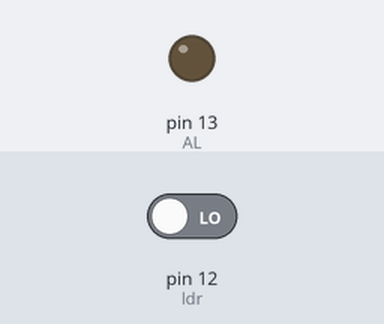
The sketch below on a simulated Arduino Uno, built with avr-gcc and run on an emulated ATmega328P. On the bench: output pins drawn as LEDs (lit = HIGH). Inputs (shaded band) come from the test bench; at power-on: pin 12 (ldr) LOW.

Above: at 1.2 s.
1.3 s: pin 12 (ldr) driven HIGH
At 1.7 s:
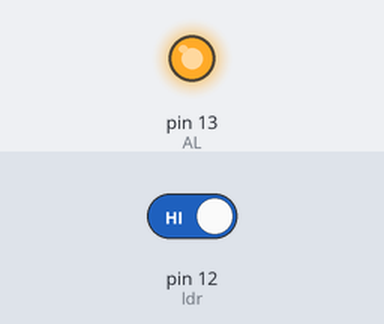
2.8 s: pin 12 (ldr) driven LOW
At 4.0 s:
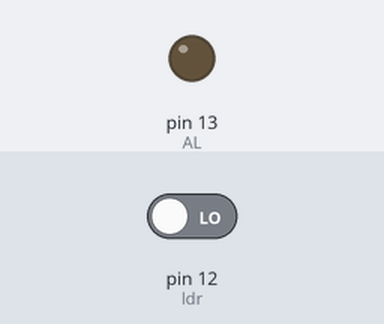
Timing chart, 0 to 5.8 s (numbered marks = the images above; inputs shaded):
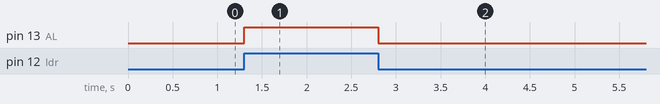

Measured:
- after the input at 1.3 s, pin 13 (AL): LOW → HIGH at once
- after the input at 2.8 s, pin 13 (AL): HIGH → LOW at once

The sketch:

LDR_FINAL.ino
```cpp
int AL=13;
int ldr=12;
int ldrstate=0;

void setup() {

pinMode(ldr,INPUT);
pinMode(AL,OUTPUT);
}

void loop() {

ldrstate=digitalRead(ldr);

if(ldrstate==1)
{
   digitalWrite(AL,HIGH);
}
else
{
  digitalWrite(AL,LOW);
}
}
```
